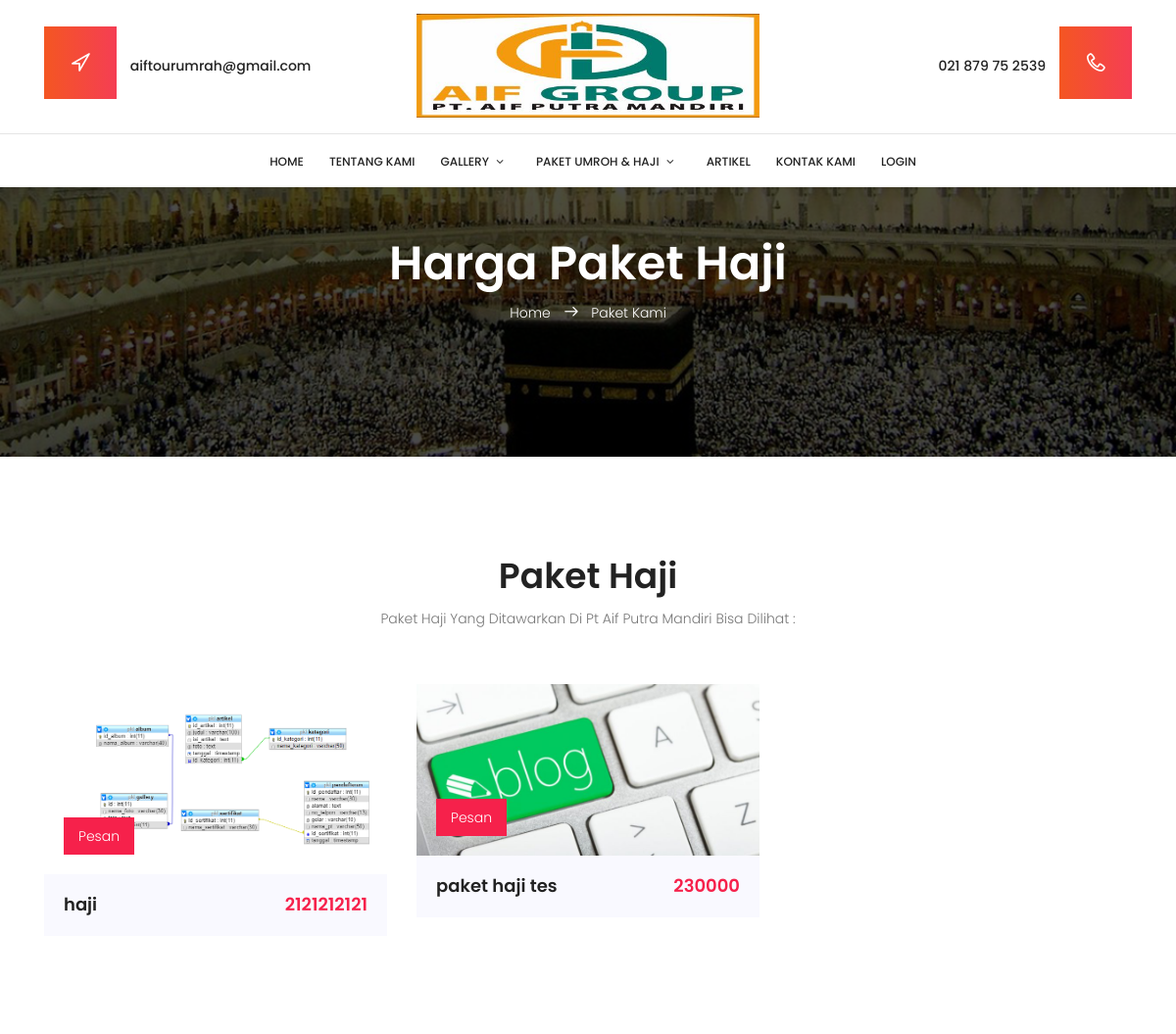
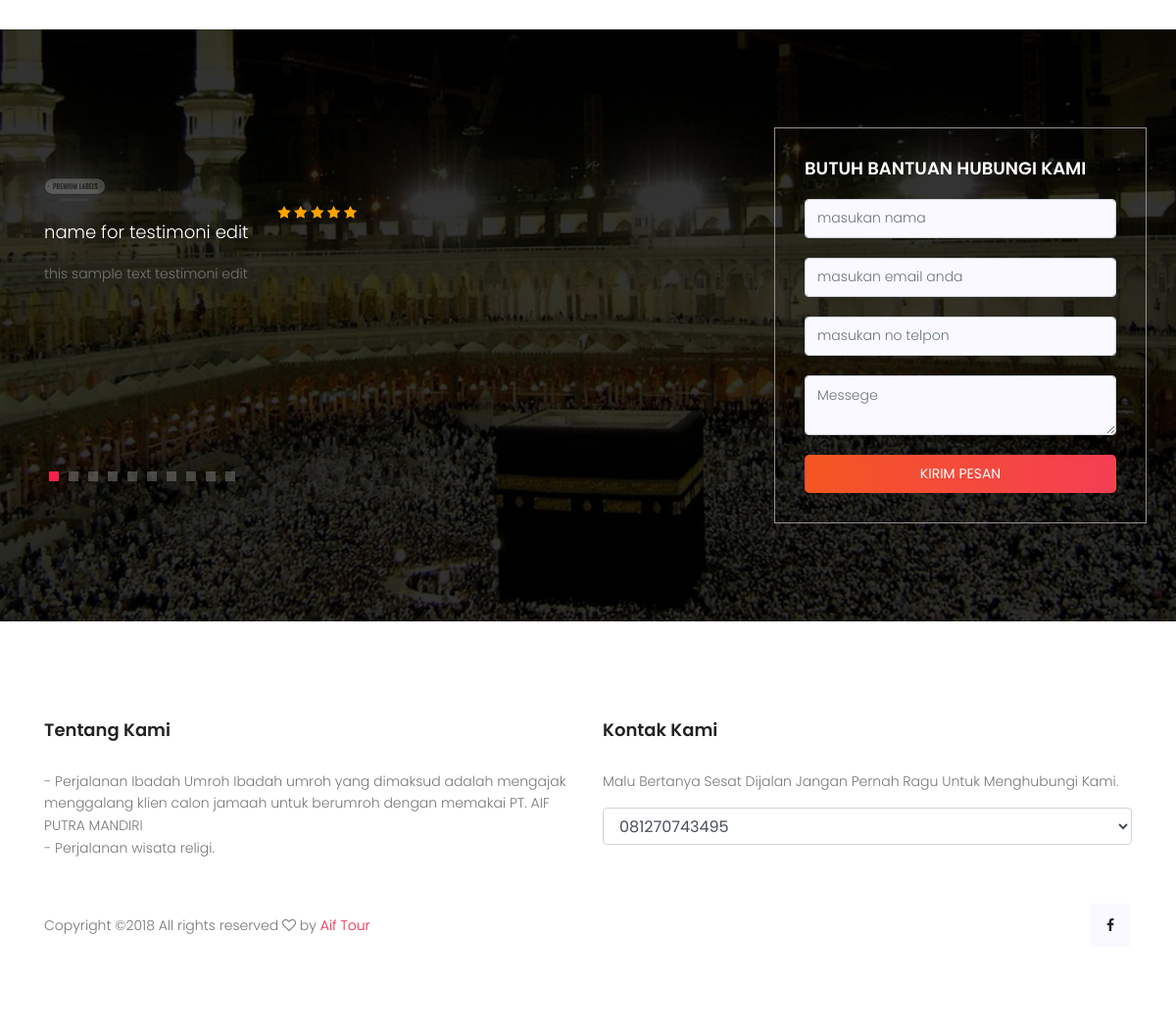
Page /index.php/haji on the committed database (2 pictures, top to bottom).
### tables this page shows
CREATE TABLE `haji` (
  `id_paket` int(11) NOT NULL,
  `nama_paket` varchar(100) NOT NULL,
  `foto` text NOT NULL,
  `harga_paket` varchar(200) NOT NULL
);

CREATE TABLE `testimoni` (
  `id` int(11) NOT NULL,
  `nama` varchar(30) NOT NULL,
  `isi_testi` text NOT NULL
);

### application/controllers/Haji.php (called while the page is built, shortened)
<?php
Class Haji extends CI_Controller {
    function __construct() {
        $this->load->Model('Model_haji');
        $this->load->library('pagination');
    }
    function index() {
        $config['base_url'] = site_url('Haji/index');
        $config['total_rows'] = $this->Model_haji->br()->num_rows();
        $config['per_page'] = 9;
        $config["uri_segment"] = 3;
        $choice = $config["total_rows"] / $config["per_page"];
        $config["num_links"] = floor($choice);
        $config['first_link'] = 'First';
        $config['last_link'] = 'Last';
        $config['next_link'] = 'Next';
        $config['prev_link'] = 'Prev';
        $config['full_tag_open'] = '<div class="pagging text-center"><nav><ul class="pagination justify-content-center">';
        $config['full_tag_close'] = '</ul></nav></div>';
        $config['num_tag_open'] = '<li class="page-item"><span class="page-link">';
        $config['num_tag_close'] = '</span></li>';
        $config['cur_tag_open'] = '<li class="page-item active"><span class="page-link">';
        $config['cur_tag_close'] = '<span class="sr-only"></span></span></li>';
        $config['next_tag_open'] = '<li class="page-item"><span class="page-link">';
        $config['next_tagl_close'] = '<span aria-hidden="true">&raquo;</span></span></li>';
        $config['prev_tag_open'] = '<li class="page-item"><span class="page-link">';
        $config['prev_tagl_close'] = '</span>Next</li>';
        $config['first_tag_open'] = '<li class="page-item"><span class="page-link">';
        $config['first_tagl_close'] = '</span></li>';
        $config['last_tag_open'] = '<li class="page-item"><span class="page-link">';
        $config['last_tagl_close'] = '</span></li>';
        $this->pagination->initialize($config);
        $data['page'] = ($this->uri->segment(3)) ? $this->uri->segment(3) : 0;
        $data['pagination'] = $this->pagination->create_links();
        $data['testimoni'] = $this->db->get('testimoni')->result();
        $data['paket'] = $this->Model_haji->join_br($config["per_page"], $data['page'])->result();
        $this->load->view('haji', $data);
    }
}
?>

### index.php (called while the page is built, shortened)
<?php
require_once BASEPATH.'core/CodeIgniter.php';

### application/models/Model_haji.php (called while the page is built, shortened)
<?php
class Model_haji extends CI_Model {
    function br() {
        $this->db->select('*');
        $this->db->from('haji');
        $query = $this->db->get();
        return $query;
    }
    function join_br($limit, $start) {
        $this->db->select('*');
        $this->db->from('haji');
        $this->db->limit($limit, $start);
        $query = $this->db->get();
        return $query;
    }
}

### application/views/haji.php (the view, shortened to what this page needs)
<?php $this->load->view('layout/head'); ?>
<?php $this->load->view('layout/header'); ?>
<section class="banner-area relative" id="home">
    <div class="overlay overlay-bg"></div>
    <div class="container">
        <div class="row d-flex align-items-center justify-content-center">
            <div class="about-content col-lg-12">
                <h1 class="text-white">
                    Harga Paket Haji
                </h1>
                <p class="text-white link-nav"><a href="<?php echo site_url('Welcome') ?>">Home </a>  <span class="lnr lnr-arrow-right"></span>  <a href="<?php echo site_url('Haji') ?>">Paket Kami</a></p>
            </div>
        </div>
    </div>
</section>
<section class="training-area section-gap">
    <div class="container">
        <div class="row d-flex justify-content-center">
            <div class="col-md-9 pb-40 header-text text-center">
                <h1 class="pb-10">Paket  Haji</h1>
                <p>
                    Paket Haji Yang Ditawarkan Di Pt Aif Putra Mandiri Bisa Dilihat :
                </p>
            </div>
        </div>
        <div class="row">
            <?php foreach ($paket as $p): ?>
                <div class="col-lg-4 cl-md-6">
                    <div class="single-training">
                        <div class="thumb relative">
                            <img class="img-fluid image-responsive"  src="<?php echo base_url() ?>uploads/haji/<?php echo $p->foto ?>" alt="">
                            <a class="admission-btn" href="<?php echo site_url('Haji/pesan/'.$p->id_paket) ?>">Pesan</a>
                        </div>
                        <div class="details">
                            <div class="title justify-content-between d-flex">
                                <a href="#"><h4><?php echo $p->nama_paket ?></h4></a>
                                <p class="price">
                                    <?php echo $p->harga_paket ?>
                                </p>
                            </div>
                        </div>
                    </div>
                </div>
            <?php endforeach; ?>
        </div>
    </div>
</section>
<section class="booking-area section-gap relative" id="consultancy">
    <div class="overlay overlay-bg"></div>
    <div class="container">
        <div class="row justify-content-between align-items-center">
            <div class="col-lg-6 col-md-6 booking-left">
                <div class="active-review-carusel">
                    <?php foreach ($testimoni as $t): ?>
                        <div class="single-carusel">
                            <img src="<?php echo base_url() ?>assets/img/r1.png" alt="">
                            <div class="title justify-content-start d-flex">
                                <h4><?php echo $t->nama ?></h4>
                                <div class="star">
                                    <span class="fa fa-star checked"></span>
                                    <span class="fa fa-star checked"></span>
                                    <span class="fa fa-star checked"></span>
                                    <span class="fa fa-star checked"></span>
                                    <span class="fa fa-star checked"></span>
                                </div>
                            </div>
                            <p>
                            <?php echo $t->isi_testi ?>
                            </p>
                        </div>
                    <?php endforeach; ?>
                </div>
            </div>
            <div class="col-lg-4 col-md-6 booking-right">
                <h4 class="mb-20">BUTUH BANTUAN HUBUNGI KAMI</h4>
                <?php echo form_open('Kontak/add', 'class="form-area" class="contact-form text-right"') ?>
                <input name="nama" placeholder="masukan nama" onfocus="this.placeholder = ''" onblur="this.placeholder = 'Enter your name'" class="common-input mb-20 form-control" required="" type="text">
                <input name="email" placeholder="masukan email anda" pattern="[A-Za-z0-9._%+-]+@[A-Za-z0-9.-]+\.[A-Za-z]{1,63}$" onfocus="this.placeholder = ''" onblur="this.placeholder = 'Enter email address'" class="common-input mb-20 form-control" required="" type="email">
                <input name="no_telpon" placeholder="masukan no telpon" onfocus="this.placeholder = ''" onblur="this.placeholder = 'Enter your subject'" class="common-input mb-20 form-control" required="" type="number">
                <textarea class="common-textarea form-control" name="isi_testi" placeholder="Messege" onfocus="this.placeholder = ''" onblur="this.placeholder = 'Messege'" required=""></textarea>
                <button type="submit" name="submit" class="btn btn-default btn-lg btn-block text-center">KIRIM PESAN</button>
                <?php echo form_close(); ?>
            </div>
        </div>
    </div>
</section>
<footer class="footer-area section-gap">
    <div class="container">
        <div class="row">
            <div class="col-md-6">
                <div class="single-footer-widget">
                    <h4>Tentang Kami</h4>
                    <p>
                        -	Perjalanan Ibadah Umroh
                        Ibadah umroh yang dimaksud adalah mengajak menggalang klien calon jamaah untuk berumroh dengan memakai PT. AIF PUTRA MANDIRI<br>
                        -	Perjalanan wisata religi.
                    </p>
                </div>
            </div>
            <div class="col-md-6 col-sm-6">
                <div class="single-footer-widget">
                    <h4>Kontak Kami</h4>
                    <p>
                        Malu Bertanya Sesat Dijalan Jangan Pernah Ragu Untuk Menghubungi Kami.
                    </p>
                    <p class="number">
                           <select onchange="window.open(this.options[this.selectedIndex].value)" class="form-control">
                            <option value="https://api.whatsapp.com/send?phone=6289638889862&amp;text=Assalamulaiqumwr.wb%20,%20Silahkan Jika Ada Yang%20di%20Tanyakan.....">081270743495</option>
                        </select>
                    </p>
                </div>
            </div>
        </div>
        <div class="footer-bottom row">
            <p class="footer-text m-0 col-lg-6 col-md-12">
                Copyright &copy;<script>document.write(new Date().getFullYear());</script> All rights reserved <i class="fa fa-heart-o" aria-hidden="true"></i> by <a href="#">Aif Tour</a>
            </p>
            <div class="footer-social col-lg-6 col-md-12">
                   <a href="https://facebook.com/aif.tour"><i class="fa fa-facebook"></i></a>
            </div>
        </div>
    </div>
</footer>
<?php $this->load->view('layout/footer') ?>

### application/views/layout/head.php (shortened to what this page needs)
<!DOCTYPE html>
<html lang="zxx" class="no-js">
    <head>
        <link rel="stylesheet" href="<?php echo base_url() ?>assets/css/linearicons.css">
        <link rel="stylesheet" href="<?php echo base_url() ?>assets/css/font-awesome.min.css">
        <link rel="stylesheet" href="<?php echo base_url() ?>assets/css/bootstrap.css">
        <link rel="stylesheet" href="<?php echo base_url() ?>assets/css/magnific-popup.css">
        <link rel="stylesheet" href="<?php echo base_url() ?>assets/css/nice-select.css">
        <link rel="stylesheet" href="<?php echo base_url() ?>assets/css/animate.min.css">
        <link rel="stylesheet" href="https://code.jquery.com/ui/1.12.1/themes/base/jquery-ui.css">
        <link rel="stylesheet" href="<?php echo base_url() ?>assets/css/owl.carousel.css">
        <link rel="stylesheet" href="<?php echo base_url() ?>assets/css/main.css">
    </head>
    <body>

### application/views/layout/header.php (shortened to what this page needs)
<header id="header" id="home">
    <div class="container">
        <div class="row header-top align-items-center">
            <div class="col-lg-4 col-sm-4 menu-top-left">
                <a href="mailto:aiftourumrah@gmail.com"><span class="lnr lnr-location"></span></a>
                <a class="tel" href="mailto:aiftourumrah@gmail.com">aiftourumrah@gmail.com</a>
            </div>
            <div class="col-lg-4 menu-top-middle justify-content-center d-flex">
                <a href="#">
                    <img class="img-fluid" src="<?php echo base_url() ?>assets/img/lg.JPEG" alt="">
                </a>
            </div>
            <div class="col-lg-4 col-sm-4 menu-top-right">
                <a class="tel" href="tel:+880 123 12 658 439">021 879 75 2539</a>
                <a href="tel:+880 123 12 658 439"><span class="lnr lnr-phone-handset"></span></a>
            </div>
        </div>
    </div>
    <hr>
    <div class="container">
        <div class="row align-items-center justify-content-center d-flex">
            <nav id="nav-menu-container">
                <ul class="nav-menu">
                    <li><a href="<?php echo site_url('Welcome') ?>">Home</a></li>
                    <li><a href="<?php echo site_url('Tentang_kami') ?>">Tentang Kami</a></li>
                    <li class="menu-has-children"><a href="#">Gallery</a>
                    </li>
                    <li class="menu-has-children"><a href="#">Paket Umroh & Haji</a>
                    </li>
                    <li><a href="<?php echo site_url('Artikel') ?>">Artikel</a></li>
                    <li><a href="<?php echo site_url('Kontak') ?>">Kontak Kami</a></li>
                    <li><a href="<?php echo site_url('Login') ?>">Login</a></li>
                </ul>
            </nav>
        </div>
    </div>
</header>

### application/views/layout/footer.php (shortened to what this page needs)
    </body>
</html>

### rows in the picture
haji: foto (picture), nama_paket "haji", harga_paket "2121212121"
haji: foto (picture), nama_paket "paket haji tes", harga_paket "230000"
testimoni: nama "name for testimoni edit", isi_testi "this sample text testimoni edit"
